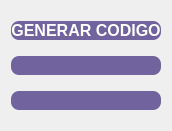
  <widget class="QWidget" name="layoutWidget">
   <property name="geometry">
    <rect>
     <x>660</x>
     <y>100</y>
     <width>151</width>
     <height>131</height>
    </rect>
   </property>
   <layout class="QVBoxLayout" name="verticalLayout_8">
     <item>
      <widget class="QPushButton" name="600">
       <property name="font">
        <font>
         <pointsize>12</pointsize>
         <weight>75</weight>
         <bold>true</bold>
        </font>
       </property>
       <property name="cursor">
        <cursorShape>PointingHandCursor</cursorShape>
       </property>
       <property name="toolTip">
        <string>Vuelve a la pantalla de selección de grupo para registrar una pieza nueva.</string>
       </property>
       <property name="styleSheet">
        <string notr="true">QPushButton{
background-color: rgb(113, 99, 158);
color: rgb(255, 255, 255);
border-radius:8px}

QPushButton:hover{	
	background-color: qconicalgradient(cx:0.5, cy:0.5, angle:0, stop:0 rgba(35, 40, 3, 255), stop:0.16 rgba(136, 106, 22, 255), stop:0.225 rgba(166, 140, 41, 255), stop:0.285 rgba(204, 181, 74, 255), stop:0.345 rgba(235, 219, 102, 255), stop:0.415 rgba(245, 236, 112, 255), stop:0.52 rgba(209, 190, 76, 255), stop:0.57 rgba(187, 156, 51, 255), stop:0.635 rgba(168, 142, 42, 255), stop:0.695 rgba(202, 174, 68, 255), stop:0.75 rgba(218, 202, 86, 255), stop:0.815 rgba(208, 187, 73, 255), stop:0.88 rgba(187, 156, 51, 255), stop:0.935 rgba(137, 108, 26, 255), stop:1 rgba(35, 40, 3, 255));
}
</string>
       </property>
       <property name="text">
        <string>GENERAR CODIGO</string>
       </property>
      </widget>
     </item>
     <item>
      <widget class="QPushButton" name="btn650">
       <property name="font">
        <font>
         <pointsize>12</pointsize>
         <weight>75</weight>
         <bold>true</bold>
        </font>
       </property>
       <property name="cursor">
        <cursorShape>PointingHandCursor</cursorShape>
       </property>
       <property name="toolTip">
        <string>Carga la Lista de Materiales (BoM) de este ensamblaje a Odoo. Se activa solo para productos tipo Pre-Ensamble (650).</string>
       </property>
       <property name="styleSheet">
        <string notr="true">QPushButton{
background-color: rgb(113, 99, 158);
color: rgb(255, 255, 255);
border-radius:8px}

QPushButton:hover{	
	background-color: qconicalgradient(cx:0.5, cy:0.5, angle:0, stop:0 rgba(35, 40, 3, 255), stop:0.16 rgba(136, 106, 22, 255), stop:0.225 rgba(166, 140, 41, 255), stop:0.285 rgba(204, 181, 74, 255), stop:0.345 rgba(235, 219, 102, 255), stop:0.415 rgba(245, 236, 112, 255), stop:0.52 rgba(209, 190, 76, 255), stop:0.57 rgba(187, 156, 51, 255), stop:0.635 rgba(168, 142, 42, 255), stop:0.695 rgba(202, 174, 68, 255), stop:0.75 rgba(218, 202, 86, 255), stop:0.815 rgba(208, 187, 73, 255), stop:0.88 rgba(187, 156, 51, 255), stop:0.935 rgba(137, 108, 26, 255), stop:1 rgba(35, 40, 3, 255));
}
</string>
       </property>
       <property name="text">
        <string/>
       </property>
      </widget>
     </item>
     <item>
      <widget class="QPushButton" name="btn730">
       <property name="enabled">
        <bool>false</bool>
       </property>
       <property name="font">
        <font>
         <pointsize>12</pointsize>
         <weight>75</weight>
         <bold>true</bold>
        </font>
       </property>
       <property name="cursor">
        <cursorShape>PointingHandCursor</cursorShape>
       </property>
       <property name="toolTip">
        <string>Asigna un Material Base a una pieza ya existente en Odoo. Abre una ventana nueva para completar el proceso.</string>
       </property>
       <property name="styleSheet">
        <string notr="true">QPushButton{
background-color: rgb(113, 99, 158);
color: rgb(255, 255, 255);
border-radius:8px}

QPushButton:hover{	
	background-color: qconicalgradient(cx:0.5, cy:0.5, angle:0, stop:0 rgba(35, 40, 3, 255), stop:0.16 rgba(136, 106, 22, 255), stop:0.225 rgba(166, 140, 41, 255), stop:0.285 rgba(204, 181, 74, 255), stop:0.345 rgba(235, 219, 102, 255), stop:0.415 rgba(245, 236, 112, 255), stop:0.52 rgba(209, 190, 76, 255), stop:0.57 rgba(187, 156, 51, 255), stop:0.635 rgba(168, 142, 42, 255), stop:0.695 rgba(202, 174, 68, 255), stop:0.75 rgba(218, 202, 86, 255), stop:0.815 rgba(208, 187, 73, 255), stop:0.88 rgba(187, 156, 51, 255), stop:0.935 rgba(137, 108, 26, 255), stop:1 rgba(35, 40, 3, 255));
}
</string>
       </property>
       <property name="text">
        <string/>
       </property>
      </widget>
     </item>
    </layout>
  </widget>
